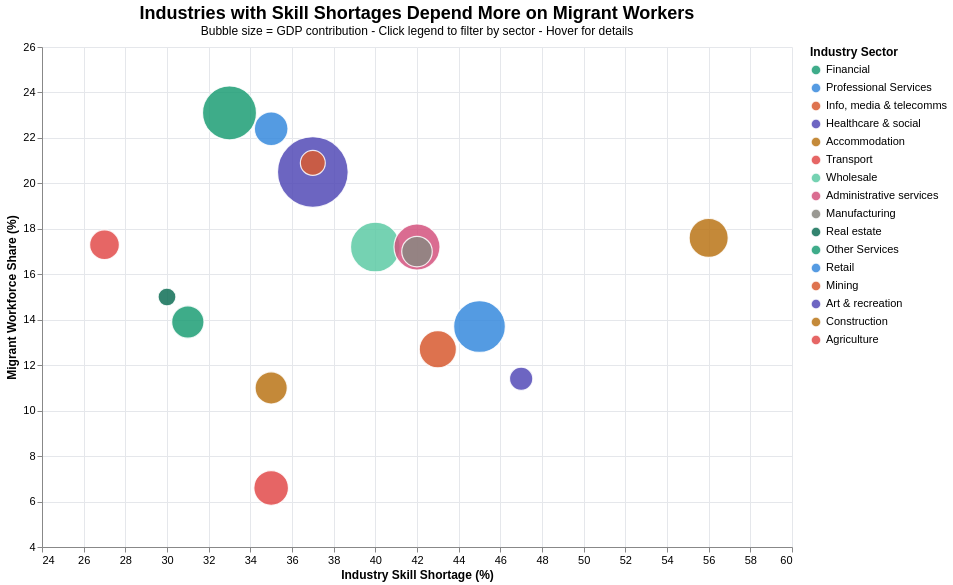

The specification (Vega-Lite) saved for this image:
### Vega-Lite specification from a JSON file in a GitHub repository (floating-point values rounded to 4 significant figures)
{"$schema": "https://vega.github.io/schema/vega-lite/v5.json", "description": "Bubble chart of skill shortages, migrant contribution, and GDP contribution by industry", "width": 750, "height": 500, "data": {"values": [{"Industry": "Accommodation & Food", "Shortage": 56, "Migrant": 17.6, "GDP": 64388, "Sector": "Accommodation"}, {"Industry": "Arts & Recreation", "Shortage": 47, "Migrant": 11.4, "GDP": 20523, "Sector": "Art & recreation"}, {"Industry": "Retail Trade", "Shortage": 45, "Migrant": 13.7, "GDP": 115270, "Sector": "Retail"}, {"Industry": "Mining", "Shortage": 43, "Migrant": 12.7, "GDP": 57726, "Sector": "Mining"}, {"Industry": "Manufacturing", "Shortage": 42, "Migrant": 17.0, "GDP": 37870, "Sector": "Manufacturing"}, {"Industry": "Admin & Support", "Shortage": 42, "Migrant": 17.2, "GDP": 90499, "Sector": "Administrative services"}, {"Industry": "Wholesale Trade", "Shortage": 40, "Migrant": 17.2, "GDP": 106035, "Sector": "Wholesale"}, {"Industry": "IT & Telecom", "Shortage": 37, "Migrant": 20.9, "GDP": 24069, "Sector": "Info, media & telecomms"}, {"Industry": "Healthcare", "Shortage": 37, "Migrant": 20.5, "GDP": 218613, "Sector": "Healthcare & social"}, {"Industry": "Construction", "Shortage": 35, "Migrant": 11.0, "GDP": 42419, "Sector": "Construction"}, {"Industry": "Agriculture", "Shortage": 35, "Migrant": 6.6, "GDP": 49807, "Sector": "Agriculture"}, {"Industry": "Professional Services", "Shortage": 35, "Migrant": 22.4, "GDP": 46753, "Sector": "Professional Services"}, {"Industry": "Finance & Insurance", "Shortage": 33, "Migrant": 23.1, "GDP": 125966, "Sector": "Financial"}, {"Industry": "Other Services", "Shortage": 31, "Migrant": 13.9, "GDP": 42875, "Sector": "Other Services"}, {"Industry": "Real Estate", "Shortage": 30, "Migrant": 15.0, "GDP": 10566, "Sector": "Real estate"}, {"Industry": "Transport & Warehousing", "Shortage": 27, "Migrant": 17.3, "GDP": 35764, "Sector": "Transport"}]}, "layer": [{"mark": {"type": "circle", "stroke": "white", "strokeWidth": 1.2}, "params": [{"name": "sector_select", "select": {"type": "point", "fields": ["Sector"]}, "bind": "legend"}], "encoding": {"x": {"field": "Shortage", "type": "quantitative", "title": "Industry Skill Shortage (%)", "scale": {"domain": [24, 60]}, "axis": {"gridColor": "#E5E7EB", "labelFontSize": 11, "titleFontSize": 12}}, "y": {"field": "Migrant", "type": "quantitative", "title": "Migrant Workforce Share (%)", "scale": {"domain": [4, 26]}, "axis": {"gridColor": "#E5E7EB", "labelFontSize": 11, "titleFontSize": 12}}, "size": {"field": "GDP", "type": "quantitative", "scale": {"range": [80, 5000]}, "legend": null}, "color": {"field": "Sector", "type": "nominal", "title": "Industry Sector", "scale": {"domain": ["Financial", "Professional Services", "Info, media & telecomms", "Healthcare & social", "Accommodation", "Transport", "Wholesale", "Administrative services", "Manufacturing", "Real estate", "Other Services", "Retail", "Mining", "Art & recreation", "Construction", "Agriculture"], "range": ["#1D9E75", "#378ADD", "#D85A30", "#534AB7", "#BA7517", "#E24B4A", "#5DCAA5", "#D4537E", "#888780", "#0F6E56", "#1D9E75", "#378ADD", "#D85A30", "#534AB7", "#BA7517", "#E24B4A", "#5DCAA5"]}, "legend": {"title": "Industry Sector", "orient": "right", "labelFontSize": 11, "titleFontSize": 12}}, "order": {"field": "GDP", "type": "quantitative", "sort": "descending"}, "opacity": {"condition": {"param": "sector_select", "value": 0.85}, "value": 0.1}, "tooltip": [{"field": "Industry", "type": "nominal", "title": "Industry"}, {"field": "Sector", "type": "nominal", "title": "Sector"}, {"field": "Shortage", "type": "quantitative", "title": "Skill Shortage (%)"}, {"field": "Migrant", "type": "quantitative", "title": "Migrant Share (%)"}, {"field": "GDP", "type": "quantitative", "title": "GDP ($M)", "format": ",.0f"}]}}], "title": {"text": "Industries with Skill Shortages Depend More on Migrant Workers", "subtitle": "Bubble size = GDP contribution - Click legend to filter by sector - Hover for details", "fontSize": 18, "subtitleFontSize": 12}, "config": {"view": {"stroke": null}}}
